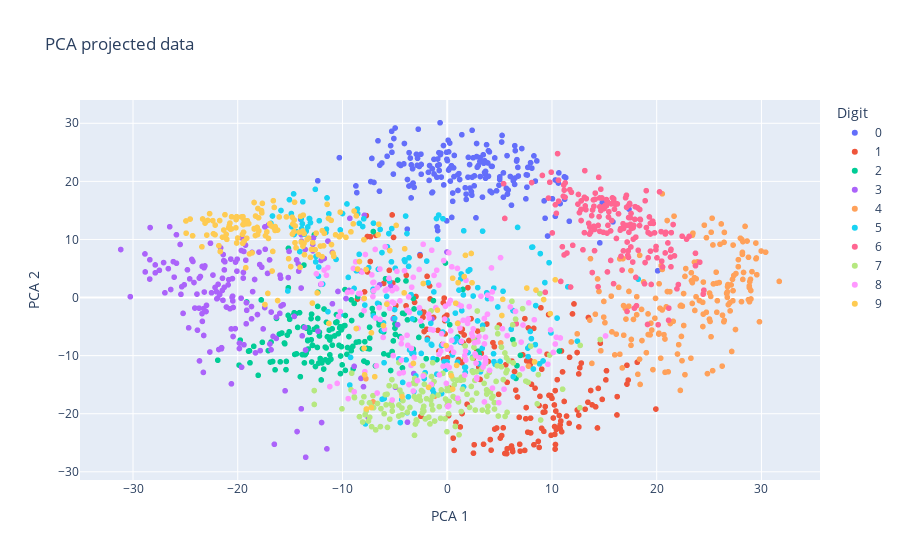

Notebook source saved alongside this figure:
### Code cell
from sklearn.decomposition import PCA
import pandas as pd
import plotly.express as px

digits = datasets.load_digits()
n_samples = len(digits.images)
data = digits.images.reshape((n_samples, -1))
target = digits.target

pca = PCA(n_components=2)
data_pca = pca.fit_transform(data)

df_pca = pd.DataFrame({'target': map(lambda x : str(x),target), 'x': data_pca[:, 0], 'y': data_pca[:, 1]})
fig = px.scatter(df_pca, x="x", y="y", color="target", title ="PCA projected data", labels={'x': 'PCA 1', 'y': 'PCA 2', 'target': 'Digit'})
fig.show()

### Figure 1 — Plotly figure (JSON) as saved in the notebook; plotly's stock layout.template omitted (floating-point values rounded to 4 significant figures; data arrays with more than 128 entries replaced by an {"elided": "..."} marker saying what was removed)
{"data": [{"hovertemplate": "Digit=0<br>PCA 1=%{x}<br>PCA 2=%{y}<extra></extra>", "legendgroup": "0", "marker": {"color": "#636efa", "symbol": "circle"}, "mode": "markers", "name": "0", "showlegend": true, "type": "scattergl", "x": {"elided": "178 float values"}, "xaxis": "x", "y": {"elided": "178 float values"}, "yaxis": "y"}, {"hovertemplate": "Digit=1<br>PCA 1=%{x}<br>PCA 2=%{y}<extra></extra>", "legendgroup": "1", "marker": {"color": "#EF553B", "symbol": "circle"}, "mode": "markers", "name": "1", "showlegend": true, "type": "scattergl", "x": {"elided": "182 float values"}, "xaxis": "x", "y": {"elided": "182 float values"}, "yaxis": "y"}, {"hovertemplate": "Digit=2<br>PCA 1=%{x}<br>PCA 2=%{y}<extra></extra>", "legendgroup": "2", "marker": {"color": "#00cc96", "symbol": "circle"}, "mode": "markers", "name": "2", "showlegend": true, "type": "scattergl", "x": {"elided": "177 float values"}, "xaxis": "x", "y": {"elided": "177 float values"}, "yaxis": "y"}, {"hovertemplate": "Digit=3<br>PCA 1=%{x}<br>PCA 2=%{y}<extra></extra>", "legendgroup": "3", "marker": {"color": "#ab63fa", "symbol": "circle"}, "mode": "markers", "name": "3", "showlegend": true, "type": "scattergl", "x": {"elided": "183 float values"}, "xaxis": "x", "y": {"elided": "183 float values"}, "yaxis": "y"}, {"hovertemplate": "Digit=4<br>PCA 1=%{x}<br>PCA 2=%{y}<extra></extra>", "legendgroup": "4", "marker": {"color": "#FFA15A", "symbol": "circle"}, "mode": "markers", "name": "4", "showlegend": true, "type": "scattergl", "x": {"elided": "181 float values"}, "xaxis": "x", "y": {"elided": "181 float values"}, "yaxis": "y"}, {"hovertemplate": "Digit=5<br>PCA 1=%{x}<br>PCA 2=%{y}<extra></extra>", "legendgroup": "5", "marker": {"color": "#19d3f3", "symbol": "circle"}, "mode": "markers", "name": "5", "showlegend": true, "type": "scattergl", "x": {"elided": "182 float values"}, "xaxis": "x", "y": {"elided": "182 float values"}, "yaxis": "y"}, {"hovertemplate": "Digit=6<br>PCA 1=%{x}<br>PCA 2=%{y}<extra></extra>", "legendgroup": "6", "marker": {"color": "#FF6692", "symbol": "circle"}, "mode": "markers", "name": "6", "showlegend": true, "type": "scattergl", "x": {"elided": "181 float values"}, "xaxis": "x", "y": {"elided": "181 float values"}, "yaxis": "y"}, {"hovertemplate": "Digit=7<br>PCA 1=%{x}<br>PCA 2=%{y}<extra></extra>", "legendgroup": "7", "marker": {"color": "#B6E880", "symbol": "circle"}, "mode": "markers", "name": "7", "showlegend": true, "type": "scattergl", "x": {"elided": "179 float values"}, "xaxis": "x", "y": {"elided": "179 float values"}, "yaxis": "y"}, {"hovertemplate": "Digit=8<br>PCA 1=%{x}<br>PCA 2=%{y}<extra></extra>", "legendgroup": "8", "marker": {"color": "#FF97FF", "symbol": "circle"}, "mode": "markers", "name": "8", "showlegend": true, "type": "scattergl", "x": {"elided": "174 float values"}, "xaxis": "x", "y": {"elided": "174 float values"}, "yaxis": "y"}, {"hovertemplate": "Digit=9<br>PCA 1=%{x}<br>PCA 2=%{y}<extra></extra>", "legendgroup": "9", "marker": {"color": "#FECB52", "symbol": "circle"}, "mode": "markers", "name": "9", "showlegend": true, "type": "scattergl", "x": {"elided": "180 float values"}, "xaxis": "x", "y": {"elided": "180 float values"}, "yaxis": "y"}], "layout": {"legend": {"title": {"text": "Digit"}, "tracegroupgap": 0}, "title": {"text": "PCA projected data"}, "xaxis": {"anchor": "y", "domain": [0, 1], "title": {"text": "PCA 1"}}, "yaxis": {"anchor": "x", "domain": [0, 1], "title": {"text": "PCA 2"}}}}
